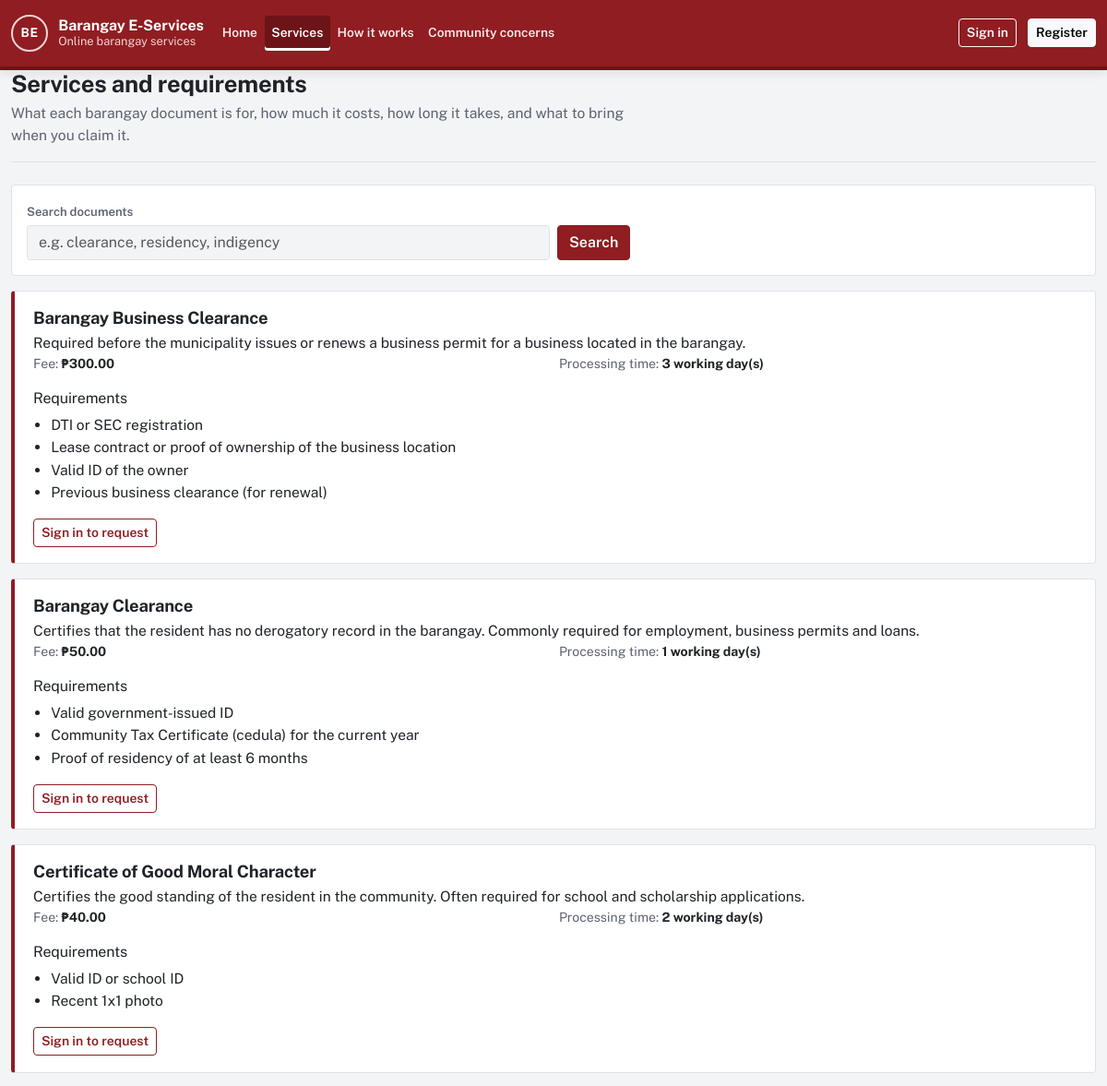
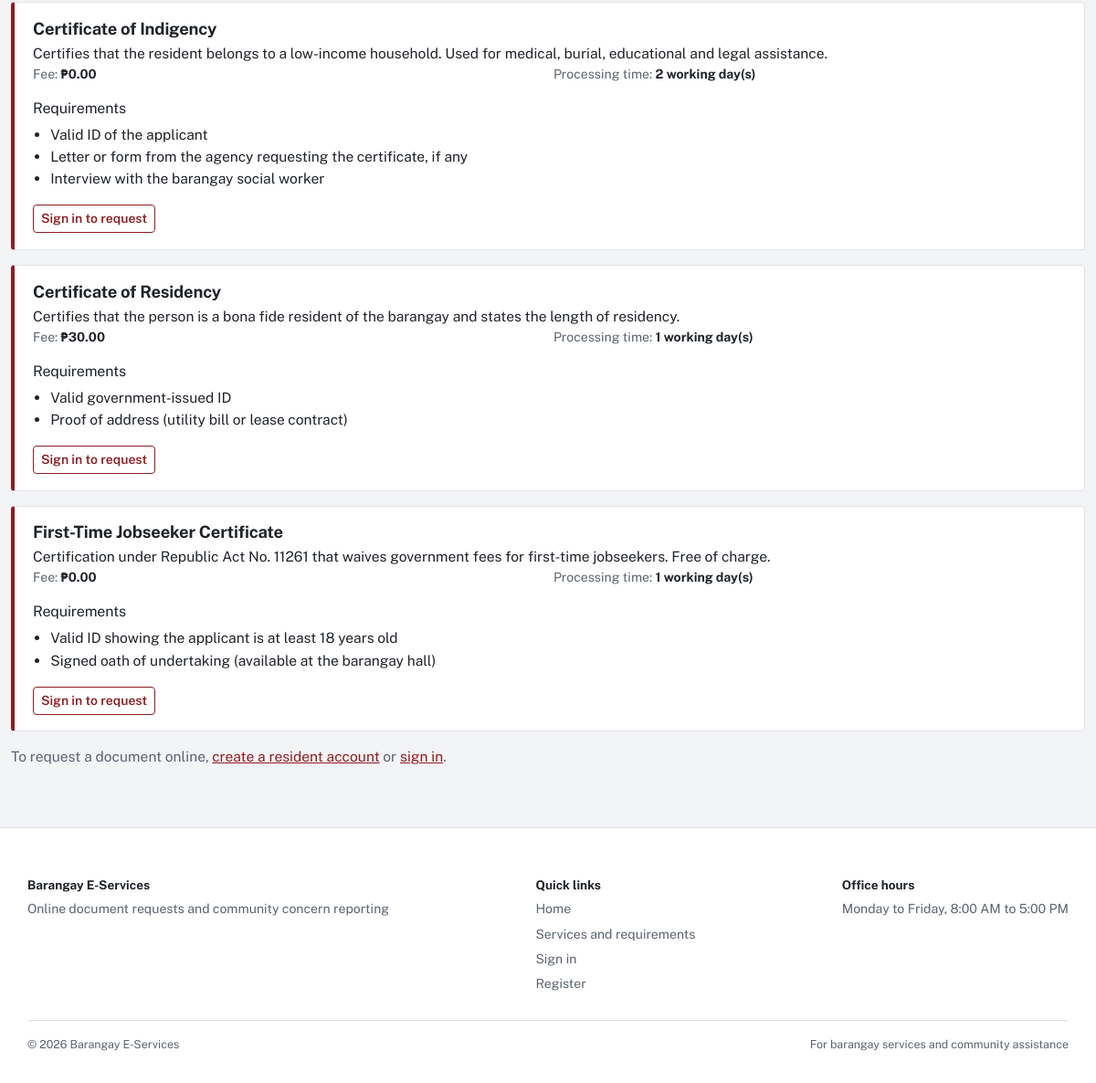
/services.php, run on the app's committed database (2 pictures, top to bottom).
### tables this page shows
CREATE TABLE `document_types` (
  `doc_type_id` smallint(5) unsigned NOT NULL AUTO_INCREMENT,
  `name` varchar(100) NOT NULL,
  `description` varchar(500) NOT NULL,
  `fee` decimal(8,2) NOT NULL DEFAULT 0.00,
  `processing_days` tinyint(3) unsigned NOT NULL DEFAULT 1,
  `is_archived` tinyint(1) NOT NULL DEFAULT 0,
  `created_at` datetime NOT NULL DEFAULT current_timestamp(),
  `updated_at` datetime NOT NULL DEFAULT current_timestamp() ON UPDATE current_timestamp(),
  PRIMARY KEY (`doc_type_id`),
  UNIQUE KEY `name` (`name`),
  CONSTRAINT `chk_dt_fee` CHECK (`fee` >= 0),
  CONSTRAINT `chk_dt_days` CHECK (`processing_days` between 1 and 30)
);

CREATE TABLE `barangay_settings` (
  `settings_id` tinyint(3) unsigned NOT NULL DEFAULT 1,
  `barangay_name` varchar(100) DEFAULT NULL,
  `municipality` varchar(100) DEFAULT NULL,
  `province` varchar(100) DEFAULT NULL,
  `office_hours` varchar(150) DEFAULT NULL,
  `logo_path` varchar(255) DEFAULT NULL,
  `updated_by` int(10) unsigned DEFAULT NULL,
  `updated_at` datetime NOT NULL DEFAULT current_timestamp() ON UPDATE current_timestamp(),
  PRIMARY KEY (`settings_id`),
  KEY `fk_settings_user` (`updated_by`),
  CONSTRAINT `fk_settings_user` FOREIGN KEY (`updated_by`) REFERENCES `users` (`user_id`) ON DELETE SET NULL,
  CONSTRAINT `chk_settings_single` CHECK (`settings_id` = 1)
);

### app/lib/helpers.php (called while the page is built, shortened)
<?php
function e($value): string
{
    return htmlspecialchars((string) ($value ?? ''), ENT_QUOTES | ENT_SUBSTITUTE, 'UTF-8');
}
function base_path(): string
{
    static $base = null;
    if ($base === null) {
        $script = realpath($_SERVER['SCRIPT_FILENAME'] ?? '') ?: '';
        $root   = realpath(APP_ROOT) ?: APP_ROOT;
        $rel    = str_replace('\\', '/', substr($script, strlen($root)));
        $name   = str_replace('\\', '/', $_SERVER['SCRIPT_NAME'] ?? '');
        $base   = ($rel !== '' && str_ends_with($name, $rel)) ? substr($name, 0, -strlen($rel)) : '';
        $base   = rtrim($base, '/');
    }
    return $base;
}
function url(string $path = ''): string
{
    return base_path() . '/' . ltrim($path, '/');
}
function query_param(string $key, string $default = ''): string
{
    $value = $_GET[$key] ?? $default;
    return is_string($value) ? trim($value) : $default;
}
function peso($amount): string
{
    return '₱' . number_format((float) $amount, 2);
}

### app/lib/db.php (called while the page is built, shortened)
<?php
function db(): mysqli
{
    static $conn = null;
    if ($conn === null) {
        $conn = new mysqli(
            config('db.host'),
            config('db.user'),
            config('db.password'),
            config('db.name'),
            (int) config('db.port', 3306)
        );
        $conn->set_charset('utf8mb4');
        $conn->query("SET time_zone = '+08:00'");
    }
    return $conn;
}
function db_query(string $sql, array $params = []): mysqli_stmt
{
    $stmt = db()->prepare($sql);
    $stmt->execute();
    return $stmt;
}
function db_all(string $sql, array $params = []): array
{
    $result = db_query($sql, $params)->get_result();
    return $result ? $result->fetch_all(MYSQLI_ASSOC) : [];
}
function db_one(string $sql, array $params = []): ?array
{
    $result = db_query($sql, $params)->get_result();
    $row = $result ? $result->fetch_assoc() : null;
    return $row ?: null;
}

### app/lib/auth.php (called while the page is built, shortened)
<?php
function current_user(bool $refresh = false): ?array
{
    static $user = false;
    if ($user !== false && !$refresh) {
        return $user;
    }
    $user = null;
    return $user;
}

### services.php (the view, shortened to what this page needs)
<?php
$q = query_param('q');
$sql = 'SELECT doc_type_id, name, description, fee, processing_days FROM document_types WHERE is_archived = 0';
$params = [];
$docTypes = db_all($sql . ' ORDER BY name', $params);
$requirements = [];
foreach (db_all('SELECT doc_type_id, requirement_text FROM document_requirements ORDER BY doc_type_id, sort_order') as $r) {
    $requirements[$r['doc_type_id']][] = $r['requirement_text'];
}
$user = current_user();
$canRequest = $user && is_verified($user) && $user['role_key'] === ROLE_RESIDENT;
require APP_ROOT . '/app/views/header.php';
?>
<div class="page-head">
  <div>
    <h1>Services and requirements</h1>
    <p>What each barangay document is for, how much it costs, how long it takes, and what to bring when you claim it.</p>
  </div>
</div>
<form class="filters" method="get" role="search">
  <div class="row g-2 align-items-end">
    <div class="col-sm-8 col-md-6">
      <label class="form-label" for="q">Search documents</label>
      <input class="form-control" id="q" name="q" value="<?= e($q) ?>" placeholder="e.g. clearance, residency, indigency">
    </div>
    <div class="col-auto"><button class="btn btn-primary" type="submit">Search</button></div>
  </div>
</form>
<?php foreach ($docTypes as $d): ?>
  <article class="service" id="doc-<?= (int) $d['doc_type_id'] ?>">
    <h2><?= e($d['name']) ?></h2>
    <p class="mb-0"><?= e($d['description']) ?></p>
    <div class="service-meta">
      <span>Fee: <strong><?= e(peso($d['fee'])) ?></strong></span>
      <span>Processing time: <strong><?= (int) $d['processing_days'] ?> working day(s)</strong></span>
    </div>
    <h3 class="h6">Requirements</h3>
    <ul>
      <?php foreach ($requirements[$d['doc_type_id']] ?? ['No additional requirements.'] as $req): ?>
        <li><?= e($req) ?></li>
      <?php endforeach; ?>
    </ul>
    <?php if ($canRequest): ?>
      <a class="btn btn-sm btn-primary mt-3" href="<?= e(url('resident/request-form.php?type=' . (int) $d['doc_type_id'])) ?>">Request this document</a>
    <?php elseif (!$user): ?>
      <a class="btn btn-sm btn-outline-primary mt-3" href="<?= e(url('resident/request-form.php?type=' . (int) $d['doc_type_id'])) ?>">Sign in to request<span class="visually-hidden"> <?= e($d['name']) ?></span></a>
    <?php endif; ?>
  </article>
<?php endforeach; ?>
<?php if (!$user): ?>
  <p class="text-muted">To request a document online, <a href="<?= e(url('auth/register.php')) ?>">create a resident account</a> or <a href="<?= e(url('auth/login.php')) ?>">sign in</a>.</p>
<?php endif; ?>
<?php require APP_ROOT . '/app/views/footer.php'; ?>

### app/views/footer.php (shortened to what this page needs)
<?php $appLayout = $appLayout ?? false; ?>
</main>
<footer class="<?= $appLayout ? 'app-footer' : 'site-footer' ?>">
  <?php if ($appLayout): ?>
    <div class="app-footer-inner">
      <span><strong><?= e(app_name()) ?></strong></span>
      <span>Document requests and community concern reporting</span>
    </div>
  <?php else: ?>
    <div class="container-xl public-footer-grid">
      <div class="footer-brand">
        <strong><?= e(barangay_display_name()) ?></strong>
        <span>Online document requests and community concern reporting</span>
      </div>
      <nav class="footer-links" aria-label="Footer">
        <strong>Quick links</strong>
        <a href="<?= e(url('index.php')) ?>">Home</a>
        <a href="<?= e(url('services.php')) ?>">Services and requirements</a>
        <a href="<?= e(url('auth/login.php')) ?>">Sign in</a>
        <a href="<?= e(url('auth/register.php')) ?>">Register</a>
      </nav>
      <div class="footer-hours">
        <strong>Office hours</strong>
        <span><?= e(office_hours() ?: 'Please ask at the barangay hall.') ?></span>
      </div>
    </div>
    <div class="container-xl footer-bottom">
      <span>&copy; <?= e(date('Y')) ?> <?= e(app_name()) ?></span>
      <span>For barangay services and community assistance</span>
    </div>
  <?php endif; ?>
</footer>
</body>
</html>

### assets/css/app.css (style rules this page uses)
:root { --paper: #f3f4f6; --surface: #ffffff; --ink: #1f2328; --slate: #5c6370; --line: #e0e2e6; --brand: #8f1d21; --brand-dark: #6c1418; --brand-tint: #f8eded; --brand-soft: #f3d4d5; --focus: #8f1d21; --sidebar-bg: #6f171b; --chart-requests: #b2323a; --chart-concerns: #2f6fb2; --bs-body-font-family: 'Public Sans', system-ui, -apple-system, 'Segoe UI', Roboto, Arial, sans-serif; --bs-body-color: var(--ink); --bs-body-bg: var(--paper); --bs-link-color: var(--brand); --bs-link-hover-color: var(--brand-dark); --bs-link-color-rgb: 143, 29, 33; --bs-border-color: var(--line); --bs-border-radius: 4px; --bs-border-radius-sm: 3px; }
body { background: var(--paper); font-size: 0.975rem; line-height: 1.55; display: flex; flex-direction: column; min-height: 100vh; }
h1, h2, h3 { color: var(--ink); font-weight: 700; letter-spacing: -0.01em; }
h1 { font-size: 1.6rem; margin: 0; }
h2 { font-size: 1.15rem; margin-bottom: 0.75rem; }
h3 { font-size: 1rem; }
.text-muted, .form-text { color: var(--slate) !important; }
.page-head { display: flex; flex-wrap: wrap; gap: 1rem; align-items: flex-end; justify-content: space-between; margin-bottom: 1.5rem; padding-bottom: 1rem; border-bottom: 1px solid var(--line); }
.page-head p { margin: 0.25rem 0 0; color: var(--slate); max-width: 70ch; }
.site-footer { border-top: 1px solid var(--line); background: var(--surface); color: var(--slate); font-size: 0.85rem; padding: 1rem 0; }
.site-footer .container-xl { display: flex; flex-wrap: wrap; justify-content: space-between; gap: 0.5rem; }
.btn { font-weight: 600; border-radius: 4px; }
.btn-primary { --bs-btn-bg: var(--brand); --bs-btn-border-color: var(--brand); --bs-btn-hover-bg: var(--brand-dark); --bs-btn-hover-border-color: var(--brand-dark); --bs-btn-active-bg: var(--brand-dark); --bs-btn-disabled-bg: var(--brand); --bs-btn-disabled-border-color: var(--brand); --bs-btn-active-border-color: var(--brand-dark); }
.btn-outline-primary { --bs-btn-hover-color: #fff; --bs-btn-active-color: #fff; --bs-btn-color: var(--brand); --bs-btn-border-color: var(--brand); --bs-btn-hover-bg: var(--brand); --bs-btn-hover-border-color: var(--brand); --bs-btn-active-bg: var(--brand-dark); }
.filters { background: var(--surface); border: 1px solid var(--line); border-radius: 4px; padding: 1rem; margin-bottom: 1rem; }
.filters .form-label { font-size: 0.82rem; font-weight: 600; color: var(--slate); margin-bottom: 0.25rem; }
.form-label { font-weight: 600; font-size: 0.9rem; }
.service { background: var(--surface); border: 1px solid var(--line); border-left: 4px solid var(--brand); border-radius: 4px; padding: 1.1rem 1.25rem; margin-bottom: 1rem; }
.service h2 { margin-bottom: 0.25rem; }
.service-meta { display: flex; flex-wrap: wrap; gap: 1.5rem; font-size: 0.88rem; color: var(--slate); margin: 0.5rem 0 0.75rem; }
.service-meta strong { color: var(--ink); }
.service ul { margin-bottom: 0; padding-left: 1.2rem; }
html { scroll-behavior: smooth; }
.service-meta { display:grid; grid-template-columns:1fr 1fr; gap:.55rem; margin:0 0 1rem; }
.public-footer-grid { display:grid; grid-template-columns:1.6fr 1fr 1fr; gap:2rem; padding:2.25rem 0 1.75rem; }
.footer-brand,.footer-hours,.footer-links { display:flex; flex-direction:column; gap:.35rem; }
.footer-brand strong,.footer-hours strong,.footer-links strong { color:var(--ink); }
.footer-brand span,.footer-hours span,.footer-links a { color:var(--slate); font-size:.88rem; }
.footer-links a { text-decoration:none; }
.footer-bottom { display:flex; justify-content:space-between; gap:1rem; border-top:1px solid var(--line); padding:1rem 0; font-size:.78rem; }

### data on the page
document_types: name "Barangay Business Clearance", description "Required before the municipality issues or renews a business permit for a business located in the barangay.", fee "₱300.00", processing_days "3", doc_type_id "DTI or SEC registration", doc_type_id "Lease contract or proof of ownership of the business location", doc_type_id "Valid ID of the owner", doc_type_id "Previous business clearance (for renewal)"
document_types: name "Barangay Clearance", description "Certifies that the resident has no derogatory record in the barangay. Commonly required for employment, business permits and loans.", fee "₱50.00", processing_days "1", doc_type_id "Valid government-issued ID", doc_type_id "Community Tax Certificate (cedula) for the current year", doc_type_id "Proof of residency of at least 6 months"
document_types: name "Certificate of Good Moral Character", description "Certifies the good standing of the resident in the community. Often required for school and scholarship applications.", fee "₱40.00", processing_days "2", doc_type_id "Valid ID or school ID", doc_type_id "Recent 1x1 photo"
document_types: name "Certificate of Indigency", description "Certifies that the resident belongs to a low-income household. Used for medical, burial, educational and legal assistance.", fee "₱0.00", processing_days "2", doc_type_id "Valid ID of the applicant", doc_type_id "Letter or form from the agency requesting the certificate, if any", doc_type_id "Interview with the barangay social worker"
document_types: name "Certificate of Residency", description "Certifies that the person is a bona fide resident of the barangay and states the length of residency.", fee "₱30.00", processing_days "1", doc_type_id "Valid government-issued ID", doc_type_id "Proof of address (utility bill or lease contract)"
document_types: name "First-Time Jobseeker Certificate", description "Certification under Republic Act No. 11261 that waives government fees for first-time jobseekers. Free of charge.", fee "₱0.00", processing_days "1", doc_type_id "Valid ID showing the applicant is at least 18 years old", doc_type_id "Signed oath of undertaking (available at the barangay hall)"
barangay_settings: barangay_name "Barangay E-Services", office_hours "Monday to Friday, 8:00 AM to 5:00 PM"

### other printed values
app_name() "Barangay E-Services"
$label "Home"
$label "Services"
$label "How it works"
$label "Community concerns"
